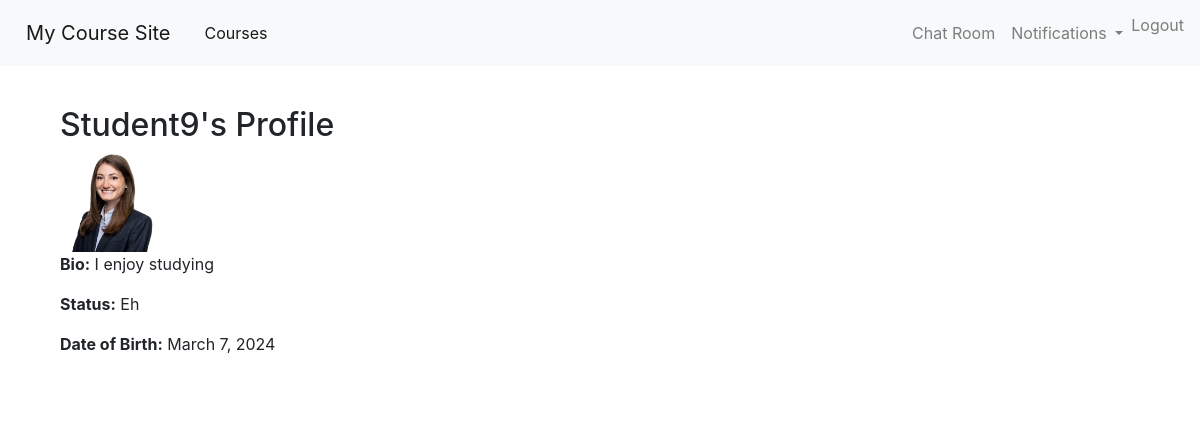
Screenshot of /accounts/profile/Student9/ (signed in) with the database file from the repository.
### users/models.py (models this page shows, shortened)
class customUser(AbstractUser):
    real_name = models.CharField(max_length=100, blank=True, null=True)
    photo = models.ImageField(upload_to='user_photos/', blank=True, null=True)
    is_teacher = models.BooleanField(default=False)
    is_student = models.BooleanField(default=False)
    is_blocked = models.BooleanField(default=False)
    objects = CustomUserManager()

class Profile(models.Model):
    user = models.OneToOneField(settings.AUTH_USER_MODEL, on_delete=models.CASCADE, related_name='profile')
    bio = models.TextField(max_length=500, blank=True)
    status_update = models.CharField(max_length=255, blank=True)
    date_of_birth = models.DateField(null=True, blank=True)

### users/views.py (the view)
# urls.py: path('profile/<str:username>/', views.user_profile, name='user_profile'),
def user_profile(request, username):
    user = get_object_or_404(User, username=username)
    return render(request, 'users/user_profile.html', {'profile_user': user})

### Notifications/context_processors.py (called while the page is built)
def notifications(request):
    if request.user.is_authenticated:
        return {
            'notifications': Notification.objects.filter(recipient=request.user, is_read=False)
        }
    else:
        return {}

### users/templates/users/user_profile.html
{% extends 'base.html' %}
{% block content %}
<div class="container">
    <h2>{{ profile_user.username }}'s Profile</h2>
    <img src="{{ profile_user.photo.url }}" alt="{{ profile_user.username }}'s profile picture" style="width: 100px; height: 100px;">
    <p><strong>Bio:</strong> {{ profile_user.profile.bio }}</p>
    <p><strong>Status:</strong> {{ profile_user.profile.status_update }}</p>
    <p><strong>Date of Birth:</strong> {{ profile_user.profile.date_of_birth }}</p>
</div>
{% endblock %}

### static/css/style.css (style rules this page uses)
body { font-family: 'Open Sans', sans-serif; color: #333; }
.container { max-width: 1200px; margin: auto; padding: 20px; background-color: rgba(255, 255, 255, 0.8); padding: 20px; border-radius: 5px; }
body { background-image: url('/static/images/background.jpg'); background-size: cover; background-position: center; background-repeat: no-repeat; background-attachment: fixed; }

### rows the page displays
customUser: username "Student9", photo (picture), profile.bio "I enjoy studying", profile.status_update "Eh", profile.date_of_birth "March 7, 2024"
